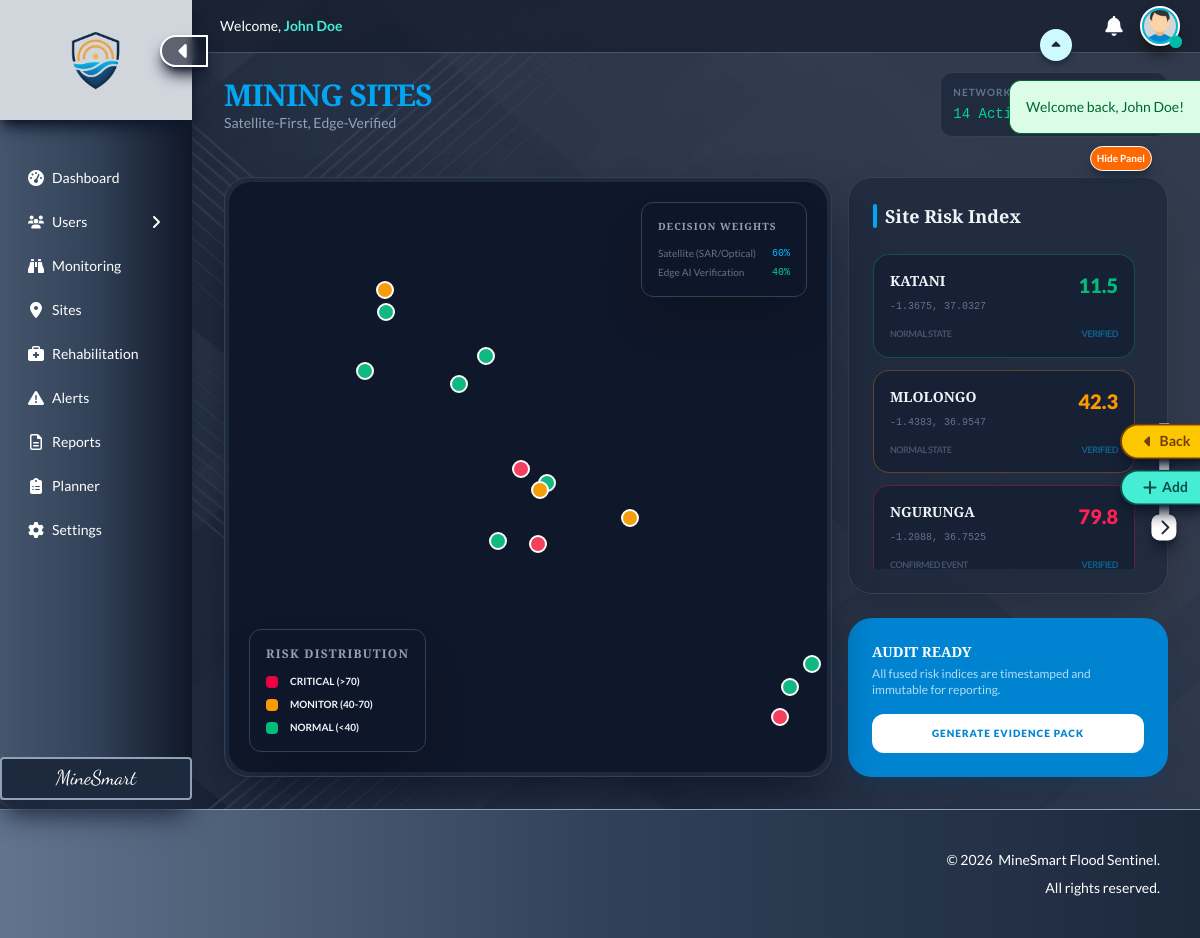
The page /sites (signed in) on the database its author committed.
### tables this page shows
CREATE TABLE sites (
  id INT AUTO_INCREMENT PRIMARY KEY,
  name VARCHAR(255) NOT NULL UNIQUE,
  coords JSON DEFAULT NULL,
  image_link VARCHAR(255) DEFAULT NULL,
  user_id INT NOT NULL DEFAULT 1,
  created_at TIMESTAMP NOT NULL DEFAULT CURRENT_TIMESTAMP,
  updated_at TIMESTAMP NOT NULL DEFAULT CURRENT_TIMESTAMP ON UPDATE CURRENT_TIMESTAMP
);

CREATE TABLE site_monitoring (
  id INT AUTO_INCREMENT PRIMARY KEY,
  site_id INT NOT NULL,
  satellite_risk_index DECIMAL(5,2) DEFAULT 0.00,
  edge_verification_index DECIMAL(5,2) DEFAULT 0.00,
  final_risk_score DECIMAL(5,2) DEFAULT 0.00,
  system_decision VARCHAR(100) DEFAULT 'Normal State',
  last_sync TIMESTAMP DEFAULT CURRENT_TIMESTAMP ON UPDATE CURRENT_TIMESTAMP,
  FOREIGN KEY (site_id) REFERENCES sites(id) ON DELETE CASCADE
);

### app/helpers/risk_processor.php (called while the page is built, shortened)
<?php
  function getSiteRiskData($site_id, $pdo) {
    $stmt = $pdo->prepare("SELECT * FROM site_monitoring WHERE site_id = ?");
    $stmt->execute([$site_id]);
    return $stmt->fetch(PDO::FETCH_ASSOC);
  }
?>

### app/views/sites/index.php (the view, shortened to what this page needs)
<?php
  require __DIR__ . '/../../helpers/online_connector.php';
  require __DIR__ . '/../../helpers/risk_processor.php';
  $stmt = $pdo->query("SELECT * FROM sites LIMIT 14");
  $monitored_sites = $stmt->fetchAll(PDO::FETCH_ASSOC);
?>
<!DOCTYPE html>
<html lang="en">
  <head>
    <link href="<?php echo ROOT_URL; ?>/assets/css/output.css" rel="stylesheet">
    <link rel="stylesheet" href="https://unpkg.com/leaflet@1.9.4/dist/leaflet.css" />
  </head>
  <body class="relative bg-slate-900 text-slate-100 max-w-full overflow-x-hidden">
    <?php include '../includes/sidebar.php'; ?>
    <?php require __DIR__ . '/../includes/message.php'; ?>
    <main id="mainContent" class="min-h-screen w-[calc(100%-12rem)] ml-auto flex-1 flex flex-col overflow-hidden transition-all duration-500 ease-in-out">
      <?php include '../includes/header.php'; ?>
      <?php require __DIR__ . '/../includes/navigation.php'; ?>
      <section class="overflow-y-auto p-8 flex-grow pt-18">
        <div class="flex justify-between items-center mb-10">
          <div>
            <h1 class="text-3xl font-black tracking-tight text-sky-500 uppercase">MINING SITES</h1>
            <p class="text-slate-400 text-sm">Satellite-First, Edge-Verified</p>
          </div>
          <div class="flex gap-4">
            <div class="bg-slate-800/80 backdrop-blur-sm p-3 rounded-xl border border-slate-700">
              <span class="text-[0.625rem] text-slate-500 block uppercase font-bold tracking-widest">Network Status</span>
              <span class="text-xs md:text-sm md:font-mono text-emerald-400">14 Active Sites Deployed</span>
            </div>
          </div>
        </div>
        <div class="fixed z-[1000] top-[9rem] right-[7%] sm:right-[3rem]">
          <button id="toggleSites" class="cursor-pointer bg-orange-500 border border-white text-[0.625rem] px-1.5 py-1 font-bold text-white hover:scale-[106%] shadow-lg shadow-slate-800 rounded-full transition-all duration-500 ease-in-out">
          </button>
        </div>
        <div id="dashboardWrapper" class="relative flex gap-4 transition-all duration-700 ease-in-out">
          <div id="mapContainer" class="relative flex-1 bg-slate-800/80 rounded-3xl border border-slate-700 p-1 h-[37.5rem] shadow-2xl shadow-slate-900 overflow-hidden transition-all duration-700 ease-in-out">
            <div id="map" class="w-full h-full rounded-[1.4rem]"></div>
            <div class="absolute top-6 right-6 z-[1000] bg-slate-900/90 backdrop-blur-md p-4 rounded-xl border border-slate-700 shadow-2xl">
              <h4 class="text-[0.625rem] font-bold mb-3 uppercase tracking-widest text-slate-400">Decision Weights</h4>
              <div class="space-y-1">
                <div class="flex justify-between gap-4 text-[0.625rem]">
                  <span class="text-slate-500">Satellite (SAR/Optical)</span>
                  <span class="text-sky-400 font-mono">60%</span>
                </div>
                <div class="flex justify-between gap-4 text-[0.625rem]">
                  <span class="text-slate-500">Edge AI Verification</span>
                  <span class="text-emerald-400 font-mono">40%</span>
                </div>
              </div>
            </div>
            <div class="absolute bottom-6 left-6 z-[1000] bg-slate-900/90 backdrop-blur-md p-4 rounded-xl border border-slate-700 shadow-2xl">
              <h4 class="text-xs font-bold mb-3 uppercase tracking-widest text-slate-400">Risk Distribution</h4>
              <div class="space-y-2">
                <div class="flex items-center gap-3 text-[0.625rem] font-bold">
                  <span class="w-3 h-3 bg-rose-600 rounded-sm"></span> CRITICAL (>70)
                </div>
                <div class="flex items-center gap-3 text-[0.625rem] font-bold">
                  <span class="w-3 h-3 bg-amber-500 rounded-sm"></span> MONITOR (40-70)
                </div>
                <div class="flex items-center gap-3 text-[0.625rem] font-bold">
                  <span class="w-3 h-3 bg-emerald-500 rounded-sm"></span> NORMAL (<40)
                </div>
              </div>
            </div>
          </div>
          <div id="sitesPanel" class="w-[14rem] md:w-[20rem] h-[37.5rem] flex flex-col space-y-6 transition-all duration-500 ease-in-out">
            <div class="bg-slate-800/80 rounded-3xl border border-slate-700 p-6 shadow-2xl overflow-hidden flex flex-col flex-1">
              <div class="flex justify-between items-center mb-6">
                <h3 class="text-lg font-bold flex items-center gap-2">
                  <span class="w-1 h-6 bg-sky-500 rounded-full"></span>
                  Site Risk Index
                </h3>
              </div>
              <div id="sitesList" class="space-y-3 overflow-y-auto flex-1 pr-2">
                <?php foreach($monitored_sites as $site):
                  $risk = getSiteRiskData($site['id'], $pdo);
                  $score = $risk['final_risk_score'] ?? 0;
                  $coords = json_decode($site['coords'], true);
                  $lng = $coords[0] ?? 0;
                  $lat = $coords[1] ?? 0;
                  $text_color = $score > 70 ? 'text-rose-500' : ($score > 40 ? 'text-amber-500' : 'text-emerald-500');
                  $border_color = $score > 70 ? 'border-rose-500/30' : ($score > 40 ? 'border-amber-500/30' : 'border-emerald-500/30');
                ?>
                <div class="p-4 rounded-2xl border bg-slate-900/50 <?= $border_color ?> hover:bg-slate-900 transition-all cursor-pointer group" onclick="map.flyTo([<?= $lat ?>, <?= $lng ?>], 12)">
                  <div class="flex justify-between items-start">
                    <div>
                      <h4 class="font-bold text-sm group-hover:text-sky-400 transition-colors uppercase">
                        <?= $site['name'] ?>
                      </h4>
                      <span class="text-[0.625rem] font-mono text-slate-500"><?= $lat ?>, <?= $lng ?></span>
                    </div>
                    <div class="text-right">
                      <span class="text-xl font-black <?= $text_color ?>"><?= number_format($score, 1) ?></span>
                    </div>
                  </div>
                  <div class="mt-3 flex justify-between items-center text-[0.5625rem] font-bold uppercase tracking-tighter">
                    <span class="text-slate-600"><?= $risk['system_decision'] ?? 'Normal State' ?></span>
                    <span class="text-sky-500/50">Verified</span>
                  </div>
                </div>
                <?php endforeach; ?>
              </div>
            </div>
            <div class="bg-sky-600 p-6 rounded-3xl shadow-lg shadow-sky-900/20 shrink-0">
              <h4 class="text-white font-black text-sm uppercase mb-1">Audit Ready</h4>
              <p class="text-sky-100 text-xs opacity-80 mb-4">
                All fused risk indices are timestamped and immutable for reporting.
              </p>
              <button class="w-full py-3 bg-white text-sky-600 rounded-xl font-black text-[0.625rem] uppercase tracking-widest hover:bg-sky-50 transition-all">
                Generate Evidence Pack
              </button>
            </div>
          </div>
        </div>
      </section>
    </main>
    <?php include '../includes/footer.php'; ?>
  </body>
</html>

### rows shown on the page
sites: name "KATANI", coords "-1.3675", coords "37.0327", site_monitoring.final_risk_score "11.5", site_monitoring.system_decision "NORMAL STATE"
sites: name "MLOLONGO", coords "-1.4383", coords "36.9547", site_monitoring.final_risk_score "42.3", site_monitoring.system_decision "NORMAL STATE"
sites: name "NGURUNGA", coords "-1.2088", coords "36.7525", site_monitoring.final_risk_score "79.8", site_monitoring.system_decision "CONFIRMED EVENT"

### other values the page prints
$message['text'] "Welcome back, John Doe!"
$currentUser['full_name'] "John Doe"
